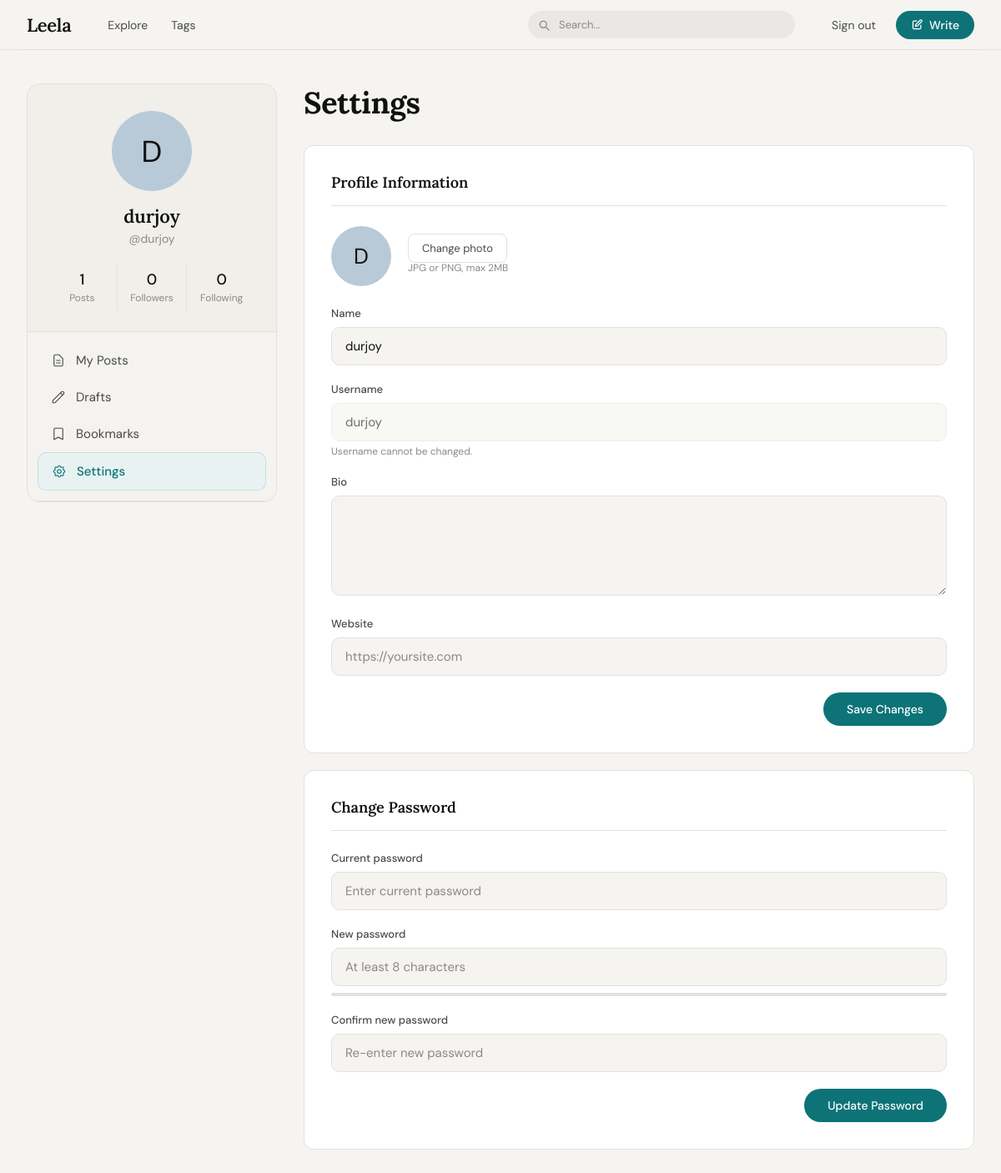
Page /dashboard/settings/ (signed in) on the earlier database version.
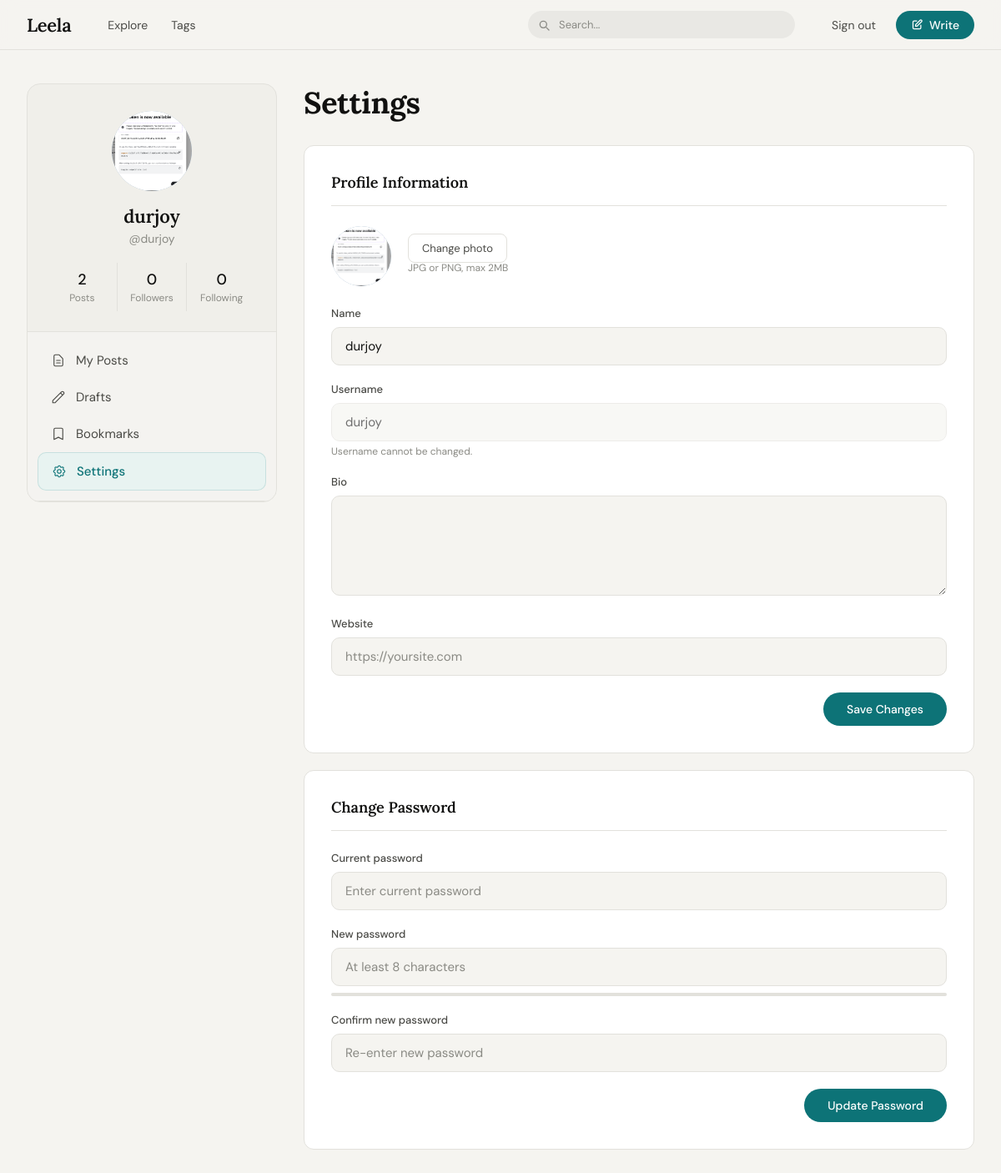
Same page on the later database version.
### blog/models.py (models this page shows, shortened)
class User(AbstractUser):
    bio       = models.TextField(blank=True)
    avatar    = models.ImageField(upload_to='avatars/', blank=True, null=True)
    website   = models.URLField(blank=True)
    followers = models.ManyToManyField(
        'self',
        symmetrical=False,
        related_name='following',
        blank=True
    )
    def follower_count(self):
        return self.followers.count()
    def following_count(self):
        return self.following.count()

### blog/views.py (the view, shortened to what this page needs)
# urls.py: path('dashboard/settings/', views.dashboard_settings, name='dashboard_settings'),
@login_required
def dashboard_settings(request):
    drafts_count = Post.objects.filter(
        author=request.user, status='draft'
    ).count()
    return render(request, 'dashboard/settings.html', {
        'drafts_count': drafts_count,
        'active_tab':   'settings',
    })

### blog/templates/dashboard/settings.html (shortened to what this page needs)
{% extends 'dashboard/base.html' %}
{%block content %}
<div class="panel-header">
  <h1 class="panel-title">Settings</h1>
</div>
<div class="settings-card">
  <h2 class="settings-section-title">Profile Information</h2>
  <form method="POST" enctype="multipart/form-data">
    <div class="avatar-upload">
      <div class="avatar-wrap">
        {% if request.user.avatar %}
        <img
          src="{{ request.user.avatar.url }}"
          style="
            width: 100%;
            height: 100%;
            object-fit: cover;
            border-radius: 50%;
          "
          alt=""
        />
        {% else %} {{ request.user.username|first|upper }} {% endif %}
      </div>
      <div>
        <label class="upload-btn" style="cursor: pointer">
          Change photo
        </label>
        <p style="font-size: 12px; color: var(--text-3); margin-top: 6px">
          JPG or PNG, max 2MB
        </p>
      </div>
    </div>
    <div class="form-group">
      <label class="form-label">Name</label>
      <input
        class="form-input"
        type="text"
        name="name"
        value="{{ request.user.get_full_name|default:request.user.username }}"
      />
    </div>
    <div class="form-group">
      <label class="form-label">Username</label>
      <input
        class="form-input"
        type="text"
        value="{{ request.user.username }}"
        disabled
        style="opacity: 0.6; cursor: not-allowed"
      />
      <p style="font-size: 12px; color: var(--text-3); margin-top: 4px">
        Username cannot be changed.
      </p>
    </div>
    <div class="form-group">
      <label class="form-label">Bio</label>
      <textarea class="form-input" name="bio">{{ request.user.bio }}</textarea>
    </div>
    <div class="form-group">
      <label class="form-label">Website</label>
      <input
        class="form-input"
        type="url"
        name="website"
        placeholder="https://yoursite.com"
        value="{{ request.user.website }}"
      />
    </div>
    <div class="form-footer">
      <button class="btn-save" type="submit">Save Changes</button>
    </div>
  </form>
</div>
<div class="settings-card">
  <h2 class="settings-section-title">Change Password</h2>
  <form method="POST">
    <div class="form-group">
      <label class="form-label">Current password</label>
      <input
        class="form-input"
        type="password"
        name="old_password"
        placeholder="Enter current password"
      />
    </div>
    <div class="form-group">
      <label class="form-label">New password</label>
      <input
        class="form-input"
        type="password"
        name="new_password1"
        placeholder="At least 8 characters"
        oninput="checkStrength(this.value)"
      />
      <div class="strength-bar">
      </div>
    </div>
    <div class="form-group">
      <label class="form-label">Confirm new password</label>
      <input
        class="form-input"
        type="password"
        name="new_password2"
        placeholder="Re-enter new password"
      />
    </div>
    <div class="form-footer">
      <button class="btn-save" type="submit">Update Password</button>
    </div>
  </form>
</div>
{% endblock %}

### blog/templates/dashboard/base.html (shortened to what this page needs)
{% load static %}
<!doctype html>
<html lang="en">
  <head>
    <link rel="stylesheet" href="{% static 'blog/css/dashboard.css' %}" />
  </head>
  <body>
    <nav>
      <div class="nav-inner">
        <a class="nav-logo" href="{% url 'home' %}">Leela</a>
        <div class="nav-links">
          <a href="{% url 'home' %}">Explore</a>
          <a href="#">Tags</a>
        </div>
        <div class="nav-search">
          <svg
            xmlns="http://www.w3.org/2000/svg"
            fill="none"
            viewBox="0 0 24 24"
            stroke="currentColor"
          >
            <path
              stroke-linecap="round"
              stroke-linejoin="round"
              stroke-width="2"
              d="M21 21l-4.35-4.35M17 11A6 6 0 1 1 5 11a6 6 0 0 1 12 0z"
            />
          </svg>
          <input type="text" placeholder="Search..." />
        </div>
        <div class="nav-right">
          <a href="{% url 'signout' %}" class="btn-signin">Sign out</a>
          <a class="btn-write" href="{% url 'post_create' %}">
            <svg
              xmlns="http://www.w3.org/2000/svg"
              fill="none"
              viewBox="0 0 24 24"
              stroke="currentColor"
            >
              <path
                stroke-linecap="round"
                stroke-linejoin="round"
                stroke-width="2"
                d="M11 5H6a2 2 0 00-2 2v11a2 2 0 002 2h11a2 2 0 002-2v-5m-1.414-9.414a2 2 0 112.828 2.828L11.828 15H9v-2.828l8.586-8.586z"
              />
            </svg>
            Write
          </a>
        </div>
      </div>
    </nav>
    <div class="page">
      <aside class="sidebar">
        <div class="profile-block">
          <div class="avatar-wrap">
            {% if request.user.avatar %}
            <img
              src="{{ request.user.avatar.url }}"
              style="
                width: 100%;
                height: 100%;
                object-fit: cover;
                border-radius: 50%;
              "
              alt="{{ request.user.username }}"
            />
            {% else %} {{ request.user.username|first|upper }} {% endif %}
          </div>
          <div class="profile-name">
            {{ request.user.get_full_name|default:request.user.username }}
          </div>
          <div class="profile-handle">@{{ request.user.username }}</div>
          <div class="stats-row">
            <div class="stat">
              <span class="stat-num">{{ request.user.posts.count }}</span>
              <span class="stat-label">Posts</span>
            </div>
            <div class="stat">
              <span class="stat-num">{{ request.user.follower_count }}</span>
              <span class="stat-label">Followers</span>
            </div>
            <div class="stat">
              <span class="stat-num">{{ request.user.following_count }}</span>
              <span class="stat-label">Following</span>
            </div>
          </div>
        </div>
        <nav class="nav-menu">
          <a
            href="{% url 'dashboard' %}"
            class="nav-item {% if active_tab == 'my_posts' %}active{% endif %}"
          >
            <svg
              xmlns="http://www.w3.org/2000/svg"
              fill="none"
              viewBox="0 0 24 24"
              stroke="currentColor"
            >
              <path
                stroke-linecap="round"
                stroke-linejoin="round"
                stroke-width="1.5"
                d="M9 12h6m-6 4h6m2 5H7a2 2 0 01-2-2V5a2 2 0 012-2h5.586a1 1 0 01.707.293l5.414 5.414a1 1 0 01.293.707V19a2 2 0 01-2 2z"
              />
            </svg>
            My Posts
          </a>
          <a
            href="{% url 'dashboard_drafts' %}"
            class="nav-item {% if active_tab == 'drafts' %}active{% endif %}"
          >
            <svg
              xmlns="http://www.w3.org/2000/svg"
              fill="none"
              viewBox="0 0 24 24"
              stroke="currentColor"
            >
              <path
                stroke-linecap="round"
                stroke-linejoin="round"
                stroke-width="1.5"
                d="M15.232 5.232l3.536 3.536m-2.036-5.036a2.5 2.5 0 113.536 3.536L6.5 21.036H3v-3.572L16.732 3.732z"
              />
            </svg>
            Drafts
          </a>
          <a
            href="{% url 'dashboard_bookmarks' %}"
            class="nav-item {% if active_tab == 'bookmarks' %}active{% endif %}"
          >
            <svg
              xmlns="http://www.w3.org/2000/svg"
              fill="none"
              viewBox="0 0 24 24"
              stroke="currentColor"
            >
              <path
                stroke-linecap="round"
                stroke-linejoin="round"
                stroke-width="1.5"
                d="M5 5a2 2 0 012-2h10a2 2 0 012 2v16l-7-3.5L5 21V5z"
              />
            </svg>
            Bookmarks
          </a>
          <a
            href="{% url 'dashboard_settings' %}"
            class="nav-item {% if active_tab == 'settings' %}active{% endif %}"
          >
            Settings
          </a>
        </nav>
      </aside>
      <main class="main-panel">
         {% block content %}{% endblock %}
      </main>
    </div>
  </body>
</html>

Differences in the rows shown:
changed User "durjoy": user.avatar: picture added; user.posts.count "1" → "2"; user.username|first "D" → (not shown)
